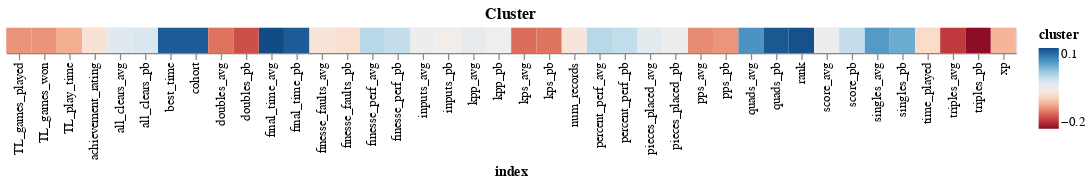

The cell this chart's notebook holds for it:
### Code cell
cluster = alt.Chart(corr.drop("cluster", axis=0).reset_index(), title="Cluster").mark_rect().encode(
    x='index',
    tooltip='cluster',
    color=alt.Color('cluster').scale(scheme='redblue')
).interactive()

best = alt.Chart(corr.drop("best_time", axis=0).reset_index(), title="Best Time").mark_rect().encode(
    x='index',
    tooltip='cluster',
    color=alt.Color('best_time').scale(scheme='redblue')
).interactive()

cluster# & best
